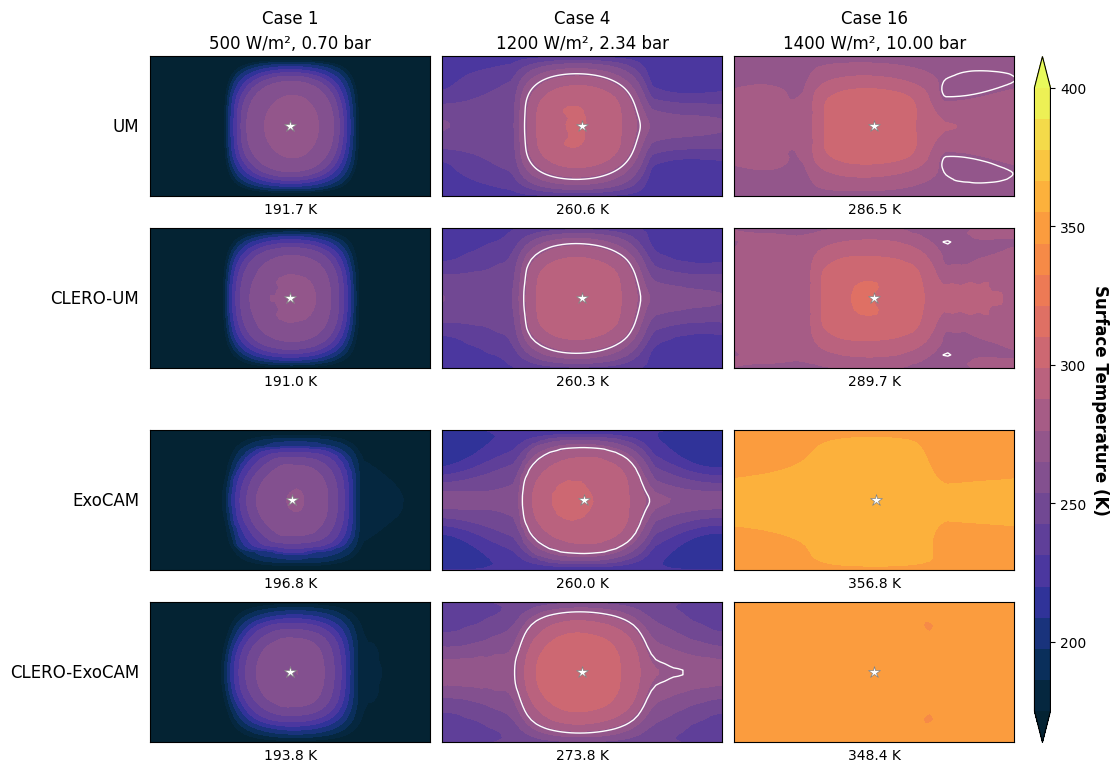

Write the Python code that produced this figure.
#
# Comparison for SAMOSA Selected Cases: the CLERO emulator beside the two
# models it is conditioned on
#
# CLERO is a statistical emulator of GCM climates, run in two configurations,
# one conditioned on the UM and one on ExoCAM. Each configuration is drawn
# directly beneath the model it emulates, for Cases 1, 4 and 16, so the figure
# reads as two emulator-versus-parent pairs. Surface temperature by default;
# --wv draws the water vapor column instead.
#
import os, sys
import netCDF4
import numpy as np
import matplotlib.pyplot as plt
import matplotlib.colors as colors
import cmocean

sys.path.insert(0, os.path.join(os.path.dirname(os.path.abspath(__file__)), '..', 'allcases'))
import um_clero as uc

# Axis labels in bold, and set a little clear of the tick labels
plt.rcParams['axes.labelweight'] = 'bold'
plt.rcParams['axes.labelpad'] = 8

tfreeze = 273.16
WV      = '--wv' in sys.argv
CASES   = (1, 4, 16)


def read_exocam(case_n, kind):
    """TS or TMQ, gw-weighted in the global mean; substellar point at lon=180."""
    var = {'ts': 'TS', 'wv': 'TMQ'}[kind]
    with netCDF4.Dataset(f'/models/data/samosa/exocam/samosa{case_n}.cam.h0.avg.nc') as ds:
        data = np.average(np.array(ds.variables[var]), axis=0)
        lat, lon = np.array(ds.variables['lat']), np.array(ds.variables['lon'])
        gw = np.array(ds.variables['gw'])
    return lon, lat, data, 180.0, np.average(np.mean(data, axis=1), weights=gw)


def read_um(case_n, kind):
    lon, lat, data = uc.um_map(case_n, kind)
    return lon, lat, data, 0.0, np.average(np.mean(data, axis=1), weights=np.cos(np.radians(lat)))


def read_clero(cfg):
    def read(case_n, kind):
        lon, lat, data = uc.clero_map(cfg, case_n, kind)
        with netCDF4.Dataset(f'{uc.ROOT}/clero/CLERO-{cfg}/samosa_CLERO-{cfg}_case{case_n:02d}.nc') as ds:
            w = np.array(ds.variables['area_weight'])
        return lon, lat, data, 0.0, np.sum(np.mean(data, axis=1) * w)
    return read


kind = 'wv' if WV else 'ts'
rows = [('UM', read_um), ('CLERO-UM', read_clero('UM')),
        ('ExoCAM', read_exocam), ('CLERO-ExoCAM', read_clero('ExoCAM'))]
panels = [[reader(c, kind) for c in CASES] for _, reader in rows]
row_titles = [name for name, _ in rows]

# ---- Figure --------------------------------------------------------
if WV:
    contourmin, contourmax = 1e-3, 1e4
    levels = np.logspace(np.log10(contourmin), np.log10(contourmax), 25)
    norm   = colors.LogNorm(vmin=contourmin, vmax=contourmax)
    cm     = cmocean.cm.rain
    cticks = [1e-3, 1e-2, 1e-1, 1e0, 1e1, 1e2, 1e3, 1e4]
    cb_label, mean_fmt = 'Water Vapor Column (kg m$^{-2}$)', lambda x: (f'{x:.0f}' if x >= 1000 else f'{x:.3g}') + ' kg m$^{-2}$'
else:
    contourmin, contourmax = 175.0, 400.0
    levels = np.linspace(contourmin, contourmax, 21)
    norm   = None
    cm     = cmocean.cm.thermal
    cticks = np.arange(200, contourmax + 1, 50)
    cb_label, mean_fmt = 'Surface Temperature (K)', lambda x: f'{x:.1f} K'

case_labels = ['Case 1\n500 W/m², 0.70 bar',
               'Case 4\n1200 W/m², 2.34 bar',
               'Case 16\n1400 W/m², 10.00 bar']

TITLE_FS = 12   # case headers and model labels
MEAN_FS  = 10   # per-panel global mean xlabel
CB_FS    = 10   # colorbar ticks; its label is set at TITLE_FS

# The layout of Figures 8-11: models in rows, cases in columns, 2:1 boxes placed
# by hand in inches at about print size, the colorbar on its own axes at right.
# A wider gap separates the UM pair from the ExoCAM pair.
MAP_W, MAP_H     = 2.8, 1.4
COL_GAP, ROW_GAP = 0.12, 0.32
PAIR_GAP         = 0.62
LEFT, TOP, BOT   = 1.5, 0.6, 0.35
CB_GAP, CB_W     = 0.2, 0.16
nrows, ncols     = len(panels), len(case_labels)
fig_w = LEFT + ncols * MAP_W + (ncols - 1) * COL_GAP + CB_GAP + CB_W + 1.0
fig_h = TOP + nrows * MAP_H + (nrows - 2) * ROW_GAP + PAIR_GAP + BOT

def row_top(row):
    return TOP + row * (MAP_H + ROW_GAP) + (PAIR_GAP - ROW_GAP if row >= 2 else 0.0)

def rect(x, y, w, h):
    """Figure-fraction rectangle from inches, with y measured down from the top."""
    return [x / fig_w, 1.0 - (y + h) / fig_h, w / fig_w, h / fig_h]

fig = plt.figure(figsize=(fig_w, fig_h))
im = None
for row, (row_panels, title) in enumerate(zip(panels, row_titles)):
    for col, (lon, lat, data, ssp_lon, gmean) in enumerate(row_panels):
        ax = fig.add_axes(rect(LEFT + col * (MAP_W + COL_GAP), row_top(row), MAP_W, MAP_H))
        im = ax.contourf(lon, lat, data, cmap=cm, levels=levels, norm=norm,
                         vmin=None if WV else contourmin, vmax=None if WV else contourmax,
                         extend='both')
        if not WV:
            ax.contour(lon, lat, data, levels=[tfreeze], colors='white', linewidths=1.0)
        ax.plot(ssp_lon, 0, marker='*', color='white', markersize=9,
                markeredgecolor='gray', markeredgewidth=0.5)
        ax.set_xlabel(mean_fmt(gmean), fontsize=MEAN_FS, fontweight='normal', labelpad=4)
        ax.set_xticks([])
        ax.set_yticks([])
        if row == 0:
            ax.set_title(case_labels[col], fontsize=TITLE_FS, linespacing=1.5)
        if col == 0:
            ax.text(-0.04, 0.5, title, transform=ax.transAxes,
                    ha='right', va='center', fontsize=TITLE_FS)

cax = fig.add_axes(rect(LEFT + ncols * MAP_W + (ncols - 1) * COL_GAP + CB_GAP, TOP,
                        CB_W, row_top(nrows - 1) + MAP_H - TOP))
cb = fig.colorbar(im, cax=cax, extend='both', ticks=cticks)
cb.ax.tick_params(labelsize=CB_FS)
cb.ax.get_yaxis().labelpad = 16
cb.set_label(cb_label, rotation=270, fontsize=TITLE_FS)

outname = 'fig_compare_clero_select' + ('_wv' if WV else '')
fig.savefig(f'{outname}.png', bbox_inches='tight')
fig.savefig(f'{outname}.eps', bbox_inches='tight')
